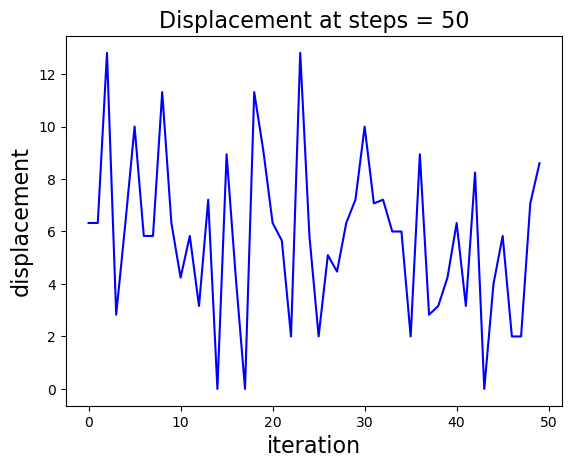

Write the Python code that produced this figure.
import numpy as np
import matplotlib.pyplot as plt

L = 10
Iterations = 50
STEPS = 50
cube = np.zeros((L,L))
    
def step(grid, start, steps:int = STEPS):
    rows = len(grid)
    cols = len(grid[0])
    visited = [[False for _ in range(cols)] for _ in range(rows)]
    
    current_r, current_c = start[0], start[1]

    def _displace(r, c):
        displacement_list = []
        # [(r+1, c), (r-1, c), (r, c+1), (r, c-1)]
        if r+1 <= rows:
            displacement_list.append((r+1, c))
        if r-1 >= 0:
            displacement_list.append((r-1, c))
        if c+1 <= cols:
            displacement_list.append((r, c+1))
        if c-1 >= 0:
            displacement_list.append((r, c-1))

        next_displacement = displacement_list[np.random.randint(len(displacement_list))]
        return next_displacement

    for _ in range(steps):
        next_displacement = _displace(current_r, current_c)
        current_r, current_c = next_displacement[0], next_displacement[1]
    
    final_r, final_c = current_r, current_c
    distance = np.linalg.norm(start - np.array([final_r, final_c]))
    return distance

# Example usage
start = np.array([0, 0])
distance_list = []

for _ in range(Iterations):
    distance = step(cube, start)
    distance_list.append(distance)

plt.plot(list(range(len(distance_list))), distance_list, c='blue')
plt.xlabel("iteration", fontdict={'size': 16})
plt.ylabel("displacement", fontdict={'size': 16})
plt.title("Displacement at steps = 50", fontdict={'size': 16})

plt.savefig("./displacement.png", bbox_inches='tight')